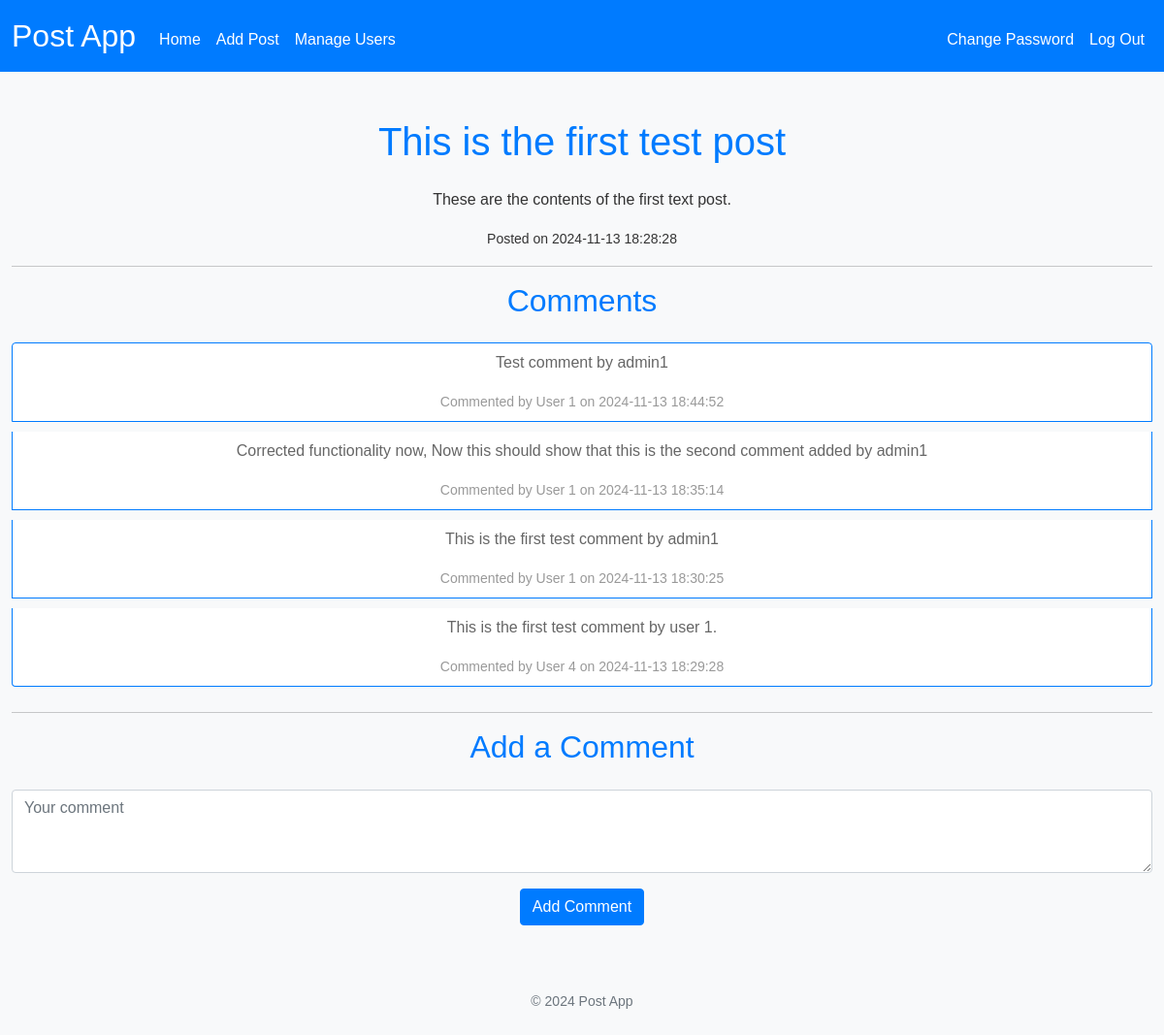
The app's page /posts/1 (signed in) with its own data.
### tables this page shows
CREATE TABLE posts (
    id INTEGER PRIMARY KEY AUTOINCREMENT,
    title TEXT NOT NULL,
    content TEXT NOT NULL,
    timestamp TEXT DEFAULT CURRENT_TIMESTAMP
);

CREATE TABLE comments (
    id INTEGER PRIMARY KEY AUTOINCREMENT,
    user_id INTEGER NOT NULL,
    post_id INTEGER NOT NULL,
    content TEXT NOT NULL,
    timestamp TEXT DEFAULT CURRENT_TIMESTAMP,
    FOREIGN KEY (user_id) REFERENCES users(id),
    FOREIGN KEY (post_id) REFERENCES posts(id)
);

### app.py (the view)
@app.route("/posts/<int:post_id>", methods=["GET", "POST"])
@login_required
def post_detail(post_id):
    if request.method == "POST":
        content = request.form.get("content")
        if not content:
            return apology("Comment content is required", 400)
        db.execute("INSERT INTO comments (user_id, post_id, content, timestamp) VALUES (?, ?, ?, ?)",
                   session["user_id"], post_id, content, datetime.now())
        flash("Comment added successfully")
        return redirect(f"/posts/{post_id}")
    else:
        post = db.execute("SELECT * FROM posts WHERE id = ?", post_id)
        comments = db.execute("SELECT * FROM comments WHERE post_id = ? ORDER BY timestamp DESC", post_id)
        return render_template("post_detail.html", post=post[0], comments=comments)

### app.py (called while the page is built)
@app.after_request
def after_request(response):
    response.headers["Cache-Control"] = "no-cache, no-store, must-revalidate"
    response.headers["Expires"] = 0
    response.headers["Pragma"] = "no-cache"
    return response

### helpers.py (called while the page is built)
def login_required(f):
    @wraps(f)
    def decorated_function(*args, **kwargs):
        if session.get("user_id") is None:
            flash("Please log in to access this page.")
            return redirect("/login")
        return f(*args, **kwargs)
    return decorated_function

### templates/post_detail.html (shortened to what this page needs)
{% extends "layout.html" %}
{% block main %}
    <h1 class="mb-4">{{ post.title }}</h1>
    <p>{{ post.content }}</p>
    <small>Posted on {{ post.timestamp }}</small>
    <hr>
    <h2 class="mb-4">Comments</h2>
    <div class="list-group">
        {% for comment in comments %}
            <div class="list-group-item">
                <p>{{ comment.content }}</p>
                <small>Commented by User {{ comment.user_id }} on {{ comment.timestamp }}</small>
            </div>
        {% endfor %}
    </div>
    <hr>
    <h2 class="mb-4">Add a Comment</h2>
    <form action="/posts/{{ post.id }}" method="post">
        <div class="mb-3">
            <textarea class="form-control" name="content" rows="3" placeholder="Your comment" required></textarea>
        </div>
        <button class="btn btn-primary" type="submit">Add Comment</button>
    </form>
{% endblock %}

### static/styles.css (style rules this page uses)
body { font-family: 'Arial', sans-serif; background-color: #f8f9fa; color: #333; }
h1, h2 { color: #007bff; }
.list-group-item { margin-bottom: 10px; border: 1px solid #007bff; }
.list-group-item p { color: #666; }
.list-group-item small { color: #999; }
.btn-primary { background-color: #007bff; border-color: #007bff; }

### records on screen
posts: title "This is the first test post", content "These are the contents of the first text post.", timestamp "2024-11-13 18:28:28"
comments: content "Test comment by admin1", user_id "1", timestamp "2024-11-13 18:44:52"
comments: content "Corrected functionality now, Now this should show that this is the second comment added by admin1", user_id "1", timestamp "2024-11-13 18:35:14"
comments: content "This is the first test comment by admin1", user_id "1", timestamp "2024-11-13 18:30:25"
comments: content "This is the first test comment by user 1.", user_id "4", timestamp "2024-11-13 18:29:28"
